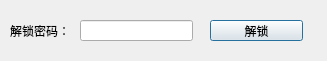
<?xml version="1.0" encoding="UTF-8"?>
<ui version="4.0">
 <class>sdqwdw</class>
 <widget class="QDialog" name="sdqwdw">
  <property name="geometry">
   <rect>
    <x>0</x>
    <y>0</y>
    <width>327</width>
    <height>61</height>
   </rect>
  </property>
  <property name="minimumSize">
   <size>
    <width>327</width>
    <height>61</height>
   </size>
  </property>
  <property name="maximumSize">
   <size>
    <width>327</width>
    <height>61</height>
   </size>
  </property>
  <property name="windowTitle">
   <string>锁</string>
  </property>
  <property name="windowIcon">
   <iconset resource="icons.qrc">
    <normaloff>:/new/prefix1/pictur/Ninja.png</normaloff>:/new/prefix1/pictur/Ninja.png</iconset>
  </property>
  <widget class="QLabel" name="label">
   <property name="geometry">
    <rect>
     <x>10</x>
     <y>10</y>
     <width>81</width>
     <height>41</height>
    </rect>
   </property>
   <property name="text">
    <string>解锁密码：</string>
   </property>
  </widget>
  <widget class="QLineEdit" name="lineEditlockssss">
   <property name="geometry">
    <rect>
     <x>80</x>
     <y>20</y>
     <width>113</width>
     <height>21</height>
    </rect>
   </property>
  </widget>
  <widget class="QPushButton" name="pushButtonlocksss">
   <property name="geometry">
    <rect>
     <x>210</x>
     <y>20</y>
     <width>93</width>
     <height>21</height>
    </rect>
   </property>
   <property name="text">
    <string>解锁</string>
   </property>
  </widget>
 </widget>
 <resources>
  <include location="icons.qrc"/>
 </resources>
 <connections/>
</ui>
